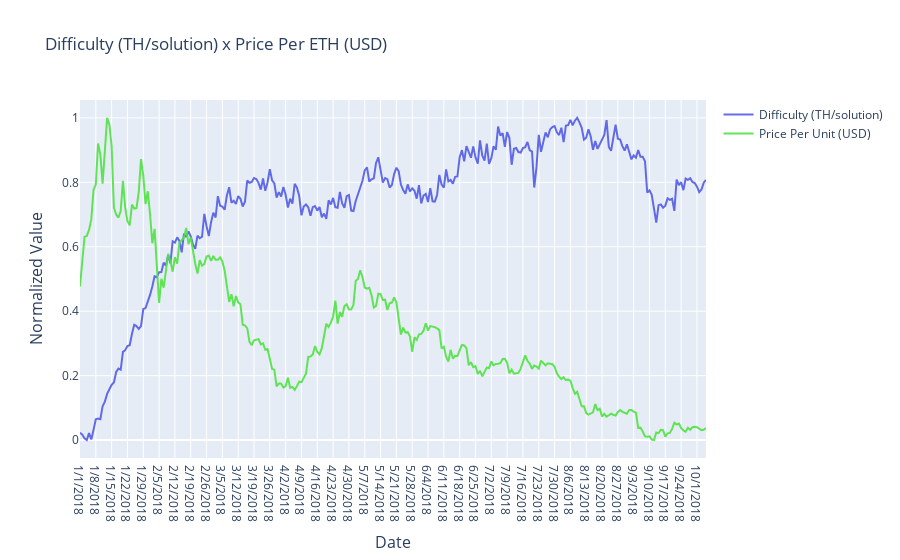
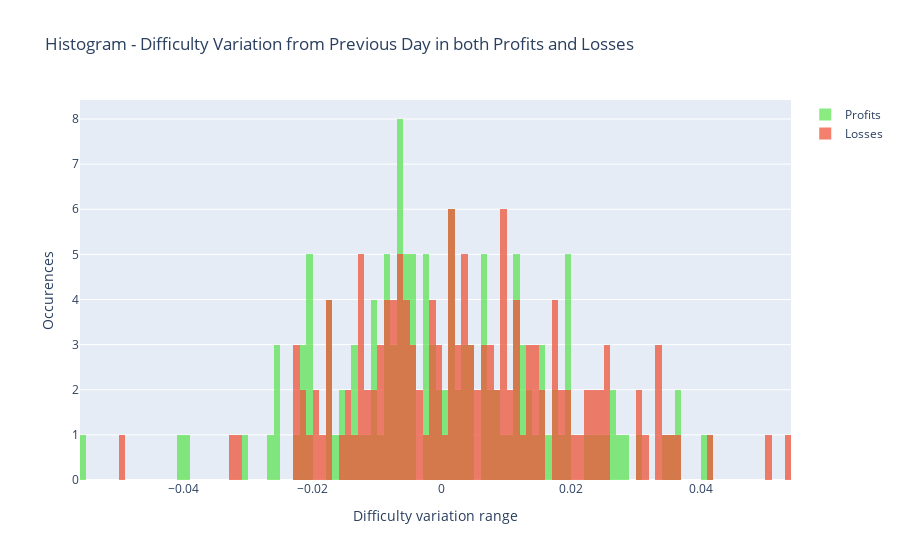
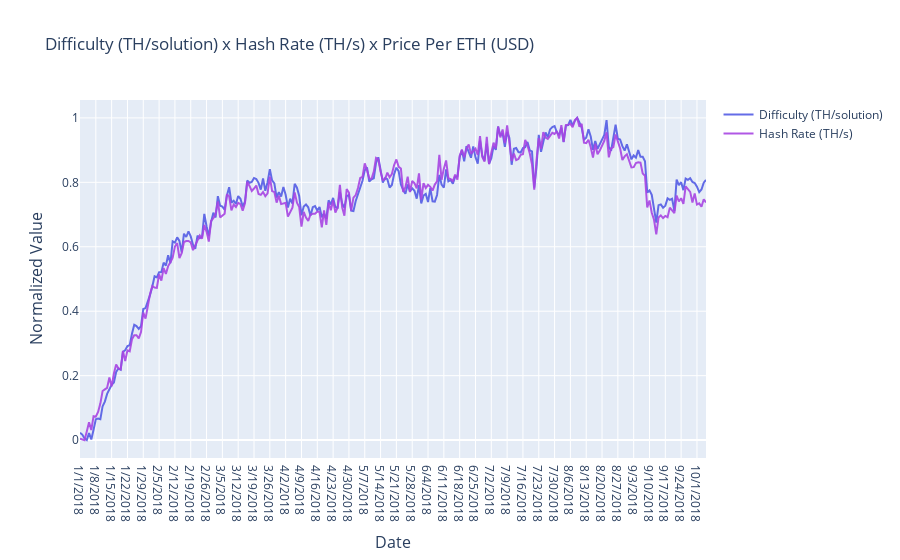

Notebook code for these charts, in order:
### Code cell
traceDifficulty = go.Scatter(
                x = df_Recent_Normalized.index,
                y = df_Recent_Normalized.Difficulty,
                name = 'Difficulty (TH/solution)',
                marker = dict(color = 'rgba(84, 92, 229, 0.9)', line=dict(color='rgb(0,0,0)',width=1.5)))

tracePricePerUnit = go.Scatter(
                x = df_Recent_Normalized.index,
                y = df_Recent_Normalized.PricePerUnit,
                name = 'Price Per Unit (USD)',
                mode = 'lines',
                marker = dict(color = 'rgba(82, 227, 68, 0.9)', line=dict(color='rgb(0,0,0)',width=0)))

layout = go.Layout(
    title='Difficulty (TH/solution) x Price Per ETH (USD)',
    xaxis=dict(
        title='Date',
        titlefont=dict(
            size=16
        )
    ),
    yaxis=dict(
        title='Normalized Value',
        titlefont=dict(
            size=16
        )
    )
)

py.iplot(go.Figure(data = [traceDifficulty,tracePricePerUnit], layout=layout))
dfDiffPrice =  df_Recent_Data[['Date_UTC', 'Difficulty', 'PricePerUnit']]
dfDiffPrice.set_index('Date_UTC', inplace=True)
dfDiffPrice = dfDiffPrice.pct_change()

dfProfit = dfDiffPrice[(dfDiffPrice.PricePerUnit >= 0)]
dfLoss = dfDiffPrice[(dfDiffPrice.PricePerUnit <= 0)]

dataProfit = go.Histogram(
    x=dfProfit.Difficulty, 
    nbinsx = 100,
    opacity=0.75,
    name='Profits',
    marker=dict(
        color='rgba(82, 227, 68, 0.9)',
    )
)

dataLoss = go.Histogram(
    x=dfLoss.Difficulty, 
    nbinsx = 110,
    opacity=0.75,
    name='Losses',
    marker=dict(
        color='rgba(227, 68, 68)',
    )
)

layout = go.Layout(
    title='Histogram - Difficulty Variation from Previous Day in both Profits and Losses',
    xaxis=dict(
        title='Difficulty variation range'
    ),
    yaxis=dict(
        title='Occurences'
    ),
    bargap=0,
    bargroupgap=0,
    barmode='overlay'
)

fig = go.Figure(
    data=[dataProfit, dataLoss], 
    layout=layout
)
py.iplot(fig)
traceDifficulty = go.Scatter(
                x = df_Recent_Normalized.index,
                y = df_Recent_Normalized.Difficulty,
                name = 'Difficulty (TH/solution)',
                marker = dict(color = 'rgba(84, 92, 229, 0.9)', line=dict(color='rgb(0,0,0)',width=1.5)))

traceHashRate = go.Scatter(
                x = df_Recent_Normalized.index,
                y = df_Recent_Normalized.HashRate,
                name = 'Hash Rate (TH/s)',
                mode = 'lines',
                marker = dict(color = 'rgba(168, 69, 227, 0.9)', line=dict(color='rgb(0,0,0)',width=0)))

layout = go.Layout(
    title='Difficulty (TH/solution) x Hash Rate (TH/s) x Price Per ETH (USD)',
    xaxis=dict(
        title='Date',
        titlefont=dict(
            size=16
        )
    ),
    yaxis=dict(
        title='Normalized Value',
        titlefont=dict(
            size=16
        )
    )
)

py.iplot(go.Figure(data = [traceDifficulty,traceHashRate], layout=layout))

### Figure 1 — Plotly figure (JSON) as saved in the notebook; plotly's stock layout.template omitted (floating-point values rounded to 4 significant figures; data arrays with more than 128 entries replaced by an {"elided": "..."} marker saying what was removed)
{"data": [{"marker": {"color": "rgba(84, 92, 229, 0.9)", "line": {"color": "rgb(0, 0, 0)", "width": 1.5}}, "name": "Difficulty (TH/solution)", "x": {"elided": "278 str values"}, "y": {"elided": "278 float values"}, "type": "scatter"}, {"marker": {"color": "rgba(82, 227, 68, 0.9)", "line": {"color": "rgb(0, 0, 0)", "width": 0}}, "mode": "lines", "name": "Price Per Unit (USD)", "x": {"elided": "278 str values"}, "y": {"elided": "278 float values"}, "type": "scatter"}], "layout": {"title": {"text": "Difficulty (TH/solution) x Price Per ETH (USD)"}, "xaxis": {"title": {"font": {"size": 16}, "text": "Date"}, "type": "category", "range": [0, 277], "autorange": true}, "yaxis": {"title": {"font": {"size": 16}, "text": "Normalized Value"}, "type": "linear", "range": [-0.05556, 1.056], "autorange": true}, "autosize": true}}

### Figure 2 — Plotly figure (JSON) as saved in the notebook; plotly's stock layout.template omitted (floating-point values rounded to 4 significant figures; data arrays with more than 128 entries replaced by an {"elided": "..."} marker saying what was removed)
{"data": [{"marker": {"color": "rgba(82, 227, 68, 0.9)"}, "name": "Profits", "nbinsx": 100, "opacity": 0.75, "x": {"elided": "136 float values"}, "type": "histogram"}, {"marker": {"color": "rgba(227, 68, 68)"}, "name": "Losses", "nbinsx": 110, "opacity": 0.75, "x": {"elided": "142 float values"}, "type": "histogram"}], "layout": {"bargap": 0, "bargroupgap": 0, "barmode": "overlay", "title": {"text": "Histogram - Difficulty Variation from Previous Day in both Profits and Losses"}, "xaxis": {"title": {"text": "Difficulty variation range"}, "type": "linear", "range": [-0.056, 0.054], "autorange": true}, "yaxis": {"title": {"text": "Occurences"}, "range": [0, 8.421], "autorange": true}, "autosize": true}}

### Figure 3 — Plotly figure (JSON) as saved in the notebook; plotly's stock layout.template omitted (floating-point values rounded to 4 significant figures; data arrays with more than 128 entries replaced by an {"elided": "..."} marker saying what was removed)
{"data": [{"marker": {"color": "rgba(84, 92, 229, 0.9)", "line": {"color": "rgb(0, 0, 0)", "width": 1.5}}, "name": "Difficulty (TH/solution)", "x": {"elided": "278 str values"}, "y": {"elided": "278 float values"}, "type": "scatter"}, {"marker": {"color": "rgba(168, 69, 227, 0.9)", "line": {"color": "rgb(0, 0, 0)", "width": 0}}, "mode": "lines", "name": "Hash Rate (TH/s)", "x": {"elided": "278 str values"}, "y": {"elided": "278 float values"}, "type": "scatter"}], "layout": {"title": {"text": "Difficulty (TH/solution) x Hash Rate (TH/s) x Price Per ETH (USD)"}, "xaxis": {"title": {"font": {"size": 16}, "text": "Date"}, "type": "category", "range": [0, 277], "autorange": true}, "yaxis": {"title": {"font": {"size": 16}, "text": "Normalized Value"}, "type": "linear", "range": [-0.05556, 1.056], "autorange": true}, "autosize": true}}
